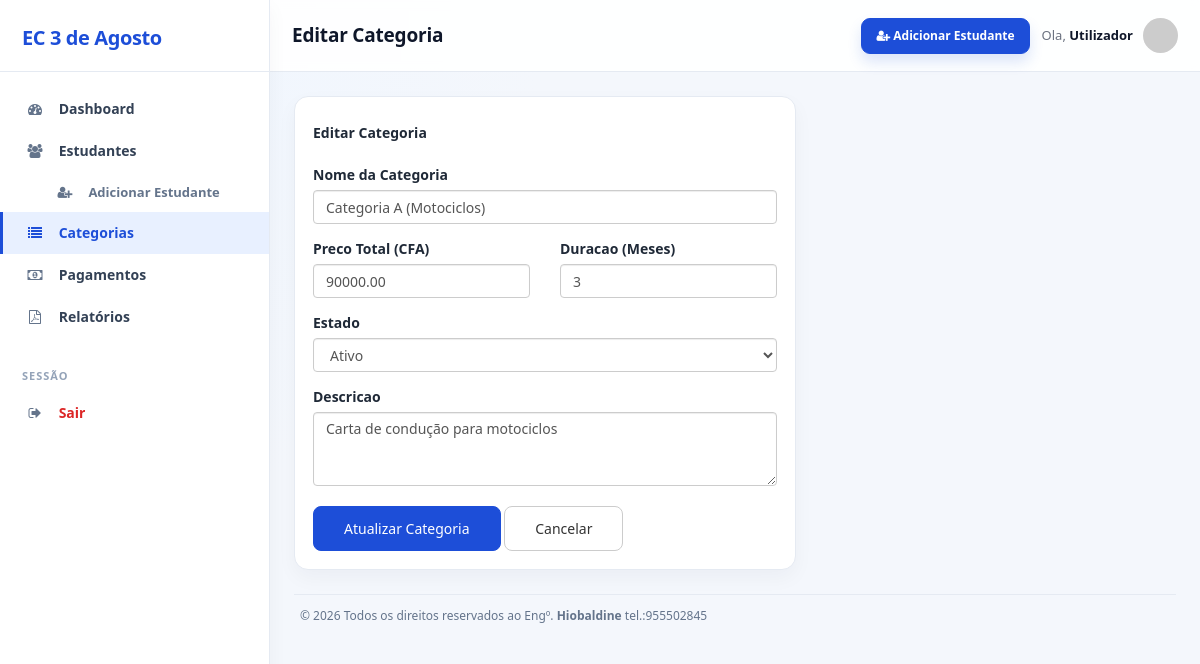
Page /categorias/editar/1 on the committed database.
### tables this page shows
CREATE TABLE `categorias_cursos` (
  `id_categoria` int(11) NOT NULL AUTO_INCREMENT,
  `nome_categoria` varchar(50) NOT NULL,
  `preco_total` decimal(10,2) NOT NULL,
  `descricao` text,
  `duracao_meses` int(11) NOT NULL DEFAULT '3',
  `estado` enum('ativo','inativo') NOT NULL DEFAULT 'ativo',
  PRIMARY KEY (`id_categoria`)
);

### app/Controllers/CategoriasController.php (called while the page is built, shortened)
<?php
class CategoriasController extends Controller
{
    private $categoriaModel;
    public function __construct()
    {
        $this->categoriaModel = $this->model('Categoria');
    }
    public function editar($id = null)
    {
        $categoria = $this->categoriaModel->getCategoriaById((int) $id);
        $data = [
            'title' => 'Editar Categoria',
            'activePage' => 'categorias',
            'id' => (int) $categoria->id_categoria,
            'nome' => $categoria->nome_categoria,
            'preco' => $categoria->preco_total,
            'descricao' => $categoria->descricao,
            'duracao' => $categoria->duracao_meses,
            'estado' => $categoria->estado,
            'nome_err' => '',
            'preco_err' => '',
            'geral_err' => ''
        ];
        $this->view('categorias/editar', $data);
    }
}

### app/Core/App.php (called while the page is built, shortened)
<?php
class App
{
    protected $method = 'index';
    public function __construct()
    {
        $url = $this->parseUrl();
        if (isset($url[0])) {
            $controllerName = ucfirst($url[0]) . 'Controller';
            $controllerFile = dirname(__DIR__) . '/Controllers/' . $controllerName . '.php';
            if (file_exists($controllerFile)) {
                unset($url[0]);
            }
        }
        $this->controller = new $controllerClass;
        if (isset($url[1])) {
            if (method_exists($this->controller, $url[1])) {
                $this->method = $url[1];
                unset($url[1]);
            }
        }
        $this->params = $url ? array_values($url) : [];
        call_user_func_array([$this->controller, $this->method], $this->params);
    }
    public function parseUrl()
    {
        $path = parse_url($_SERVER['REQUEST_URI'] ?? '/', PHP_URL_PATH);
        $path = trim((string) $path, '/');
        $segments = explode('/', filter_var($path, FILTER_SANITIZE_URL));
        $segments = array_values(array_filter($segments, static function ($segment) {
            return $segment !== '' && $segment !== 'index.php';
        }));
        return $segments;
    }
}

### public/index.php (called while the page is built, shortened)
<?php
spl_autoload_register(function ($class_name) {
    $prefix = 'App\\';
    $base_dir = __DIR__ . '/../app/';
    $len = strlen($prefix);
    $relative_class = substr($class_name, $len);
    $file = $base_dir . str_replace('\\', '/', $relative_class) . '.php';
});
$app = new App\Core\App();

### app/Core/Database.php (called while the page is built, shortened)
<?php
class Database
{
    private $host = 'localhost';
    private $user = 'root';
    private $pass = '';
    private $dbname = 'escola_conducao_3agosto';
    private $dbh;
    private $stmt;
    public function __construct()
    {
        $dsn = 'mysql:host=' . $this->host . ';dbname=' . $this->dbname . ';charset=utf8mb4';
        $options = array(
            PDO::ATTR_PERSISTENT => true,
            PDO::ATTR_ERRMODE => PDO::ERRMODE_EXCEPTION
        );
        try {
            $this->dbh = new PDO($dsn, $this->user, $this->pass, $options);
        } catch (PDOException $e) {
            $this->error = $e->getMessage();
            echo "Aviso: " . $this->error . " (Certifique-se de importar o database.sql)";
        }
    }
    public function query($sql)
    {
        $this->stmt = $this->dbh->prepare($sql);
    }
    public function bind($param, $value, $type = null)
    {
        if (is_null($type)) {
            switch (true) {
                case is_int($value):
                    $type = PDO::PARAM_INT;
                    break;
            }
        }
        $this->stmt->bindValue($param, $value, $type);
    }
    public function execute()
    {
        return $this->stmt->execute();
    }
    public function single()
    {
        $this->execute();
        return $this->stmt->fetch(PDO::FETCH_OBJ);
    }
}

### app/Models/Categoria.php (called while the page is built, shortened)
<?php
class Categoria
{
    private $db;
    public function __construct()
    {
        $this->db = new Database();
    }
    public function getCategoriaById($id)
    {
        $this->db->query('SELECT * FROM categorias_cursos WHERE id_categoria = :id');
        $this->db->bind(':id', $id);
        return $this->db->single();
    }
}

### app/Views/categorias/editar.php (the view, shortened to what this page needs)
<?php require_once '../app/Views/layout/header.php'; ?>
<div class="row">
    <div class="col-md-7">
        <div class="table-container">
            <h5 style="font-weight: 700; margin-bottom: 25px;">Editar Categoria</h5>
            <form action="/categorias/editar/<?php echo (int) $id; ?>" method="post">
                <div class="form-group">
                    <label>Nome da Categoria</label>
                    <input type="text" name="nome_categoria" class="form-control"
                        value="<?php echo htmlspecialchars($nome ?? '', ENT_QUOTES, 'UTF-8'); ?>" required>
                </div>
                <div class="row">
                    <div class="col-md-6">
                        <div class="form-group">
                            <label>Preco Total (CFA)</label>
                            <input type="number" step="0.01" name="preco_total" class="form-control"
                                value="<?php echo htmlspecialchars((string) ($preco ?? ''), ENT_QUOTES, 'UTF-8'); ?>" required>
                        </div>
                    </div>
                    <div class="col-md-6">
                        <div class="form-group">
                            <label>Duracao (Meses)</label>
                            <input type="number" min="1" name="duracao_meses" class="form-control"
                                value="<?php echo htmlspecialchars((string) ($duracao ?? 3), ENT_QUOTES, 'UTF-8'); ?>" required>
                        </div>
                    </div>
                </div>
                <div class="form-group">
                    <label>Estado</label>
                    <select name="estado" class="form-control">
                        <option value="ativo" <?php echo (($estado ?? 'ativo') === 'ativo') ? 'selected' : ''; ?>>Ativo</option>
                    </select>
                </div>
                <div class="form-group">
                    <label>Descricao</label>
                    <textarea name="descricao" class="form-control" rows="3"
                        placeholder="Breve descricao do curso..."><?php echo htmlspecialchars((string) ($descricao ?? ''), ENT_QUOTES, 'UTF-8'); ?></textarea>
                </div>
                <div style="margin-top: 20px;">
                    <button type="submit" class="btn btn-primary"
                        style="height: 45px; padding: 0 30px; border-radius: 8px;">Atualizar Categoria</button>
                    <a href="/categorias" class="btn btn-default"
                        style="height: 45px; padding: 12px 30px; border-radius: 8px;">Cancelar</a>
                </div>
            </form>
        </div>
    </div>
</div>
<?php require_once '../app/Views/layout/footer.php'; ?>

### app/Views/layout/header.php (style rules this page uses)
:root { --brand: #1d4ed8; --brand-soft: #e8f0ff; --bg: #f4f7fc; --surface: #ffffff; --text: #1f2937; --muted: #6b7280; --border: #e5eaf2; --shadow-soft: 0 8px 20px rgba(15, 23, 42, 0.04); }
* { box-sizing: border-box; }
body { margin: 0; font-family: "Segoe UI", -apple-system, BlinkMacSystemFont, Roboto, Helvetica, Arial, sans-serif; background: radial-gradient(circle at top left, #eff6ff 0%, #f4f7fc 38%, #f4f7fc 100%); color: var(--text); }
.card-stat, .table-container { background: var(--surface); border: 1px solid var(--border); border-radius: 14px; box-shadow: var(--shadow-soft); }
.table-container { padding: 18px; }
.btn { border-radius: 9px; }
.btn-primary { background: var(--brand); border-color: var(--brand); }

### rows in the picture
categorias_cursos: nome_categoria "Categoria A (Motociclos)", preco_total "90000.00", duracao_meses "3", estado "Ativo", descricao "Carta de condução para motociclos"

### other values in the picture
$title "Editar Categoria"
$userNome "Utilizador"
